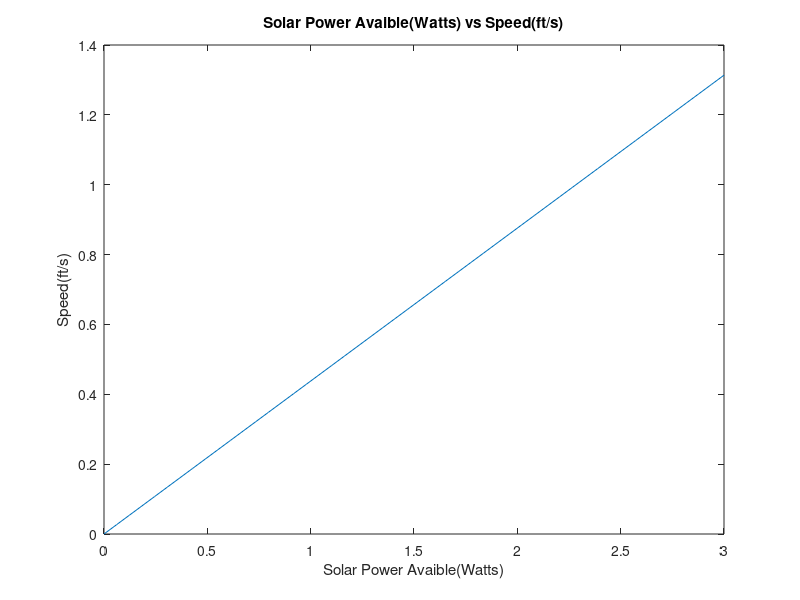

Here is the MATLAB script that generated this plot:
% This is our predictive model for the speed of our vehicle in units of
% ft/sec. Created by team number 8: Zak Steenhoek, Omar Lopez, Sriman R, and Evan Lenz on 11/9/22.

rpm = 2718; % Rotational speed of our final drive gear
torque = ((0.0735*rpm/8000))+0.00735; % Torque, calculated with equation from mini expirement part 2
radius = 0.019; % Radius of our wheel in meters
mpsTofpsConstant = 3.281; % Constant to convert m/s to feet per second
mass = 0.449; % Mass of our cart (estimated)
force = (mass*9.81); % Downward force of our car due to gravity
x = linspace(0,3,50); % Creates a vector from 0 to 3 that we plug into as watts
y = (x*(radius)*mpsTofpsConstant)/(torque*force);
powerTrail = 1.7;% this it the amount of watts that our solar panel will produce on trial day 
trailDay=(powerTrail*(radius)*mpsTofpsConstant)/(torque*force);%the speed of the vehicle on trial day at 1.7 watts
plot(x,y)
xlabel('Solar Power Avaible(Watts)')
ylabel('Speed(ft/s)')
title('Solar Power Avaible(Watts) vs Speed(ft/s)')